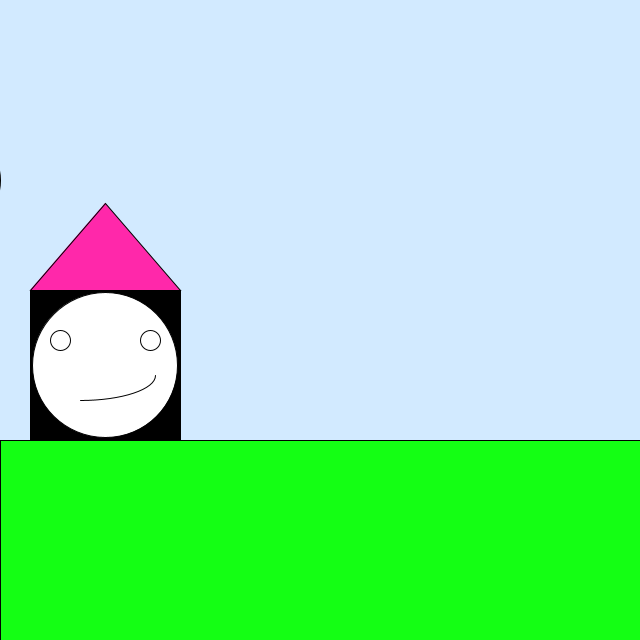
Frame 1 (no input)
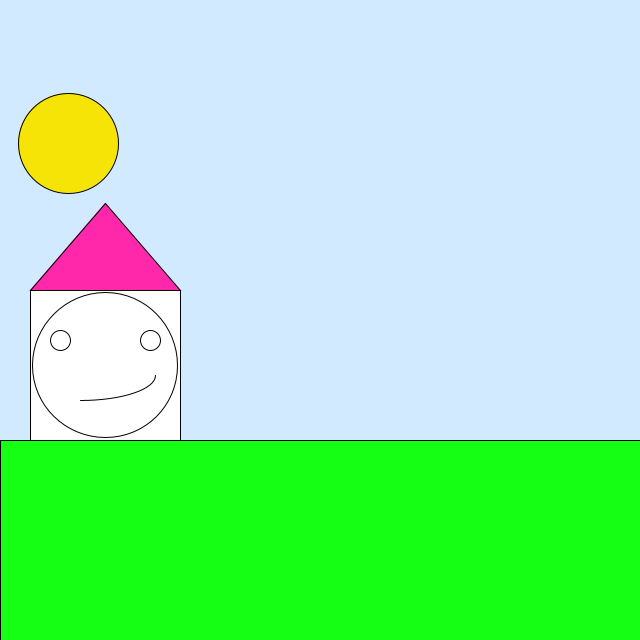
Frame 60 (the mouse pressed at the canvas centre just before this capture)
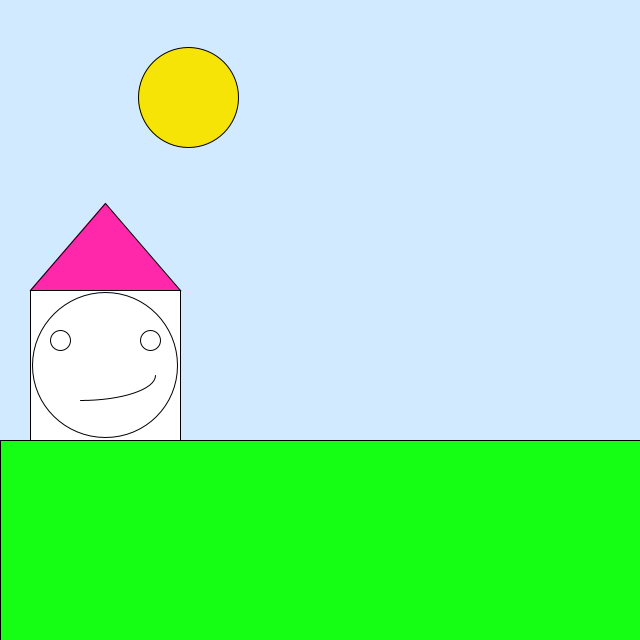
Frame 120 (the mouse held since frame 60 and released just before this capture)

The Processing sketch that drew these frames (run headless with seeded random() and noise(); from frame 60 on, the mouse is pressed at the canvas centre):

// Processing sketch: processing_113567
// ── processing_113567.pde

//Definerer værdierne for huset
int basis_x,basis_y,kvadrat_xy,basis_x3,basis_x2,slut_y,lilla_1,lilla_2,lilla_3,hvid;

//Definerer værdierne for smiley
int smiley_center_x, smiley_center_y, smiley_r;

//Definerer værdierne for solen
float x,y,a,b,c,counter,moon;
//Setup
void setup(){
size(640,640);
frameRate(60);
}

//Hus
void draw(){
  background(210,234,255);
  fill(hvid,hvid,hvid);
  basis_x = 30;basis_y = 90;kvadrat_xy = 150;basis_x2 = 180;basis_x3 = 105;slut_y = 3;lilla_1 = 265; lilla_2 = 40; lilla_3 = 170; hvid=255; //Sætter værdi til variablene for huset
  rect (basis_x,basis_y+200,kvadrat_xy,kvadrat_xy+200);
  noFill();
  fill(lilla_1,lilla_2,lilla_3);
    triangle(basis_x,basis_y+200,basis_x3,slut_y+200,basis_x2,basis_y+200);
  noFill();

//Smiley
fill(hvid,hvid,hvid);
  smiley_center_x = 105; smiley_center_y = 165; smiley_r = 145; //Sætter værdi til variablene for smileyen
  ellipse (smiley_center_x,smiley_center_y+200,smiley_r,smiley_r);
  ellipse(60,140+200,20,20);
  ellipse(150,140+200,20,20);
  arc(80, 175+200, 150, 50, 0, HALF_PI);
noFill();
//Jord
fill(20,255,20);
  rect(0,440,640,480);
noFill();

//Sol

a= 0.0009765625;
b= -0.625;
c= 180;
y = a*x*x+b*x+c;
x = -50+counter;

fill(#F7E407);
  ellipse(x,y,100,100);
noFill();
  counter = counter+2;
if(counter==740){
  counter = 0;
}

}
